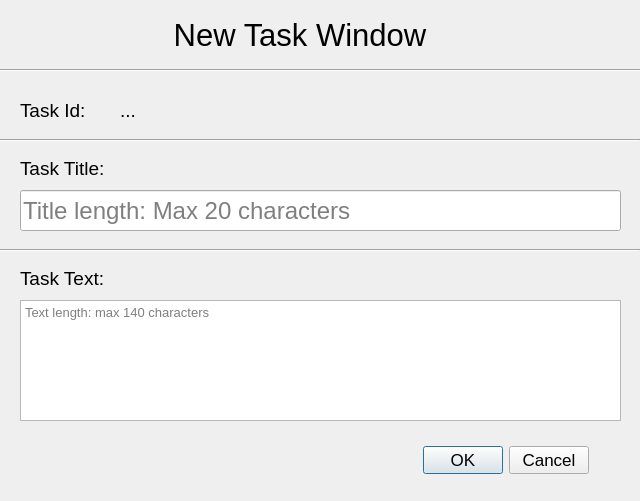
<?xml version="1.0" encoding="UTF-8"?>
<ui version="4.0">
 <class>taskWindow</class>
 <widget class="QWidget" name="taskWindow">
  <property name="geometry">
   <rect>
    <x>0</x>
    <y>0</y>
    <width>640</width>
    <height>501</height>
   </rect>
  </property>
  <property name="windowTitle">
   <string>New Task</string>
  </property>
  <property name="windowIcon">
   <iconset>
    <normaloff>../../../Desktop/Workflow Icon.png</normaloff>../../../Desktop/Workflow Icon.png</iconset>
  </property>
  <widget class="Line" name="line">
   <property name="geometry">
    <rect>
     <x>0</x>
     <y>60</y>
     <width>641</width>
     <height>20</height>
    </rect>
   </property>
   <property name="orientation">
    <enum>Qt::Horizontal</enum>
   </property>
  </widget>
  <widget class="QLabel" name="lblWindowLabel">
   <property name="geometry">
    <rect>
     <x>40</x>
     <y>9</y>
     <width>520</width>
     <height>51</height>
    </rect>
   </property>
   <property name="font">
    <font>
     <pointsize>23</pointsize>
    </font>
   </property>
   <property name="text">
    <string>New Task Window</string>
   </property>
   <property name="alignment">
    <set>Qt::AlignCenter</set>
   </property>
   <property name="textInteractionFlags">
    <set>Qt::NoTextInteraction</set>
   </property>
  </widget>
  <widget class="QLabel" name="lblIdLabel">
   <property name="geometry">
    <rect>
     <x>20</x>
     <y>100</y>
     <width>71</width>
     <height>21</height>
    </rect>
   </property>
   <property name="font">
    <font>
     <pointsize>14</pointsize>
    </font>
   </property>
   <property name="text">
    <string>Task Id:</string>
   </property>
  </widget>
  <widget class="QLabel" name="lblTitleLabel">
   <property name="geometry">
    <rect>
     <x>20</x>
     <y>160</y>
     <width>91</width>
     <height>16</height>
    </rect>
   </property>
   <property name="font">
    <font>
     <pointsize>14</pointsize>
    </font>
   </property>
   <property name="text">
    <string>Task Title:</string>
   </property>
  </widget>
  <widget class="QLabel" name="lblTextLabel">
   <property name="geometry">
    <rect>
     <x>20</x>
     <y>270</y>
     <width>91</width>
     <height>16</height>
    </rect>
   </property>
   <property name="font">
    <font>
     <pointsize>14</pointsize>
    </font>
   </property>
   <property name="text">
    <string>Task Text:</string>
   </property>
  </widget>
  <widget class="QLabel" name="lblIdViewer">
   <property name="geometry">
    <rect>
     <x>120</x>
     <y>100</y>
     <width>47</width>
     <height>20</height>
    </rect>
   </property>
   <property name="font">
    <font>
     <pointsize>14</pointsize>
    </font>
   </property>
   <property name="text">
    <string>...</string>
   </property>
  </widget>
  <widget class="QLineEdit" name="ledTaskTitle">
   <property name="geometry">
    <rect>
     <x>20</x>
     <y>190</y>
     <width>601</width>
     <height>41</height>
    </rect>
   </property>
   <property name="font">
    <font>
     <pointsize>18</pointsize>
    </font>
   </property>
   <property name="text">
    <string/>
   </property>
   <property name="maxLength">
    <number>20</number>
   </property>
   <property name="placeholderText">
    <string>Title length: Max 20 characters</string>
   </property>
  </widget>
  <widget class="QTextEdit" name="tedTaskText">
   <property name="geometry">
    <rect>
     <x>20</x>
     <y>300</y>
     <width>601</width>
     <height>121</height>
    </rect>
   </property>
   <property name="font">
    <font>
     <pointsize>10</pointsize>
    </font>
   </property>
   <property name="html">
    <string>&lt;!DOCTYPE HTML PUBLIC &quot;-//W3C//DTD HTML 4.0//EN&quot; &quot;http://www.w3.org/TR/REC-html40/strict.dtd&quot;&gt;
&lt;html&gt;&lt;head&gt;&lt;meta name=&quot;qrichtext&quot; content=&quot;1&quot; /&gt;&lt;style type=&quot;text/css&quot;&gt;
p, li { white-space: pre-wrap; }
&lt;/style&gt;&lt;/head&gt;&lt;body style=&quot; font-family:'MS Shell Dlg 2'; font-size:10pt; font-weight:400; font-style:normal;&quot;&gt;
&lt;p style=&quot;-qt-paragraph-type:empty; margin-top:0px; margin-bottom:0px; margin-left:0px; margin-right:0px; -qt-block-indent:0; text-indent:0px; font-size:8.25pt;&quot;&gt;&lt;br /&gt;&lt;/p&gt;&lt;/body&gt;&lt;/html&gt;</string>
   </property>
   <property name="placeholderText">
    <string>Text length: max 140 characters</string>
   </property>
  </widget>
  <widget class="Line" name="line_2">
   <property name="geometry">
    <rect>
     <x>0</x>
     <y>130</y>
     <width>640</width>
     <height>20</height>
    </rect>
   </property>
   <property name="orientation">
    <enum>Qt::Horizontal</enum>
   </property>
  </widget>
  <widget class="Line" name="line_3">
   <property name="geometry">
    <rect>
     <x>0</x>
     <y>240</y>
     <width>640</width>
     <height>20</height>
    </rect>
   </property>
   <property name="orientation">
    <enum>Qt::Horizontal</enum>
   </property>
  </widget>
  <widget class="QDialogButtonBox" name="bbxButtons">
   <property name="geometry">
    <rect>
     <x>400</x>
     <y>440</y>
     <width>211</width>
     <height>41</height>
    </rect>
   </property>
   <property name="sizePolicy">
    <sizepolicy hsizetype="Expanding" vsizetype="Expanding">
     <horstretch>0</horstretch>
     <verstretch>0</verstretch>
    </sizepolicy>
   </property>
   <property name="font">
    <font>
     <pointsize>13</pointsize>
    </font>
   </property>
   <property name="standardButtons">
    <set>QDialogButtonBox::Cancel|QDialogButtonBox::Ok</set>
   </property>
   <property name="centerButtons">
    <bool>true</bool>
   </property>
  </widget>
 </widget>
 <resources/>
 <connections/>
</ui>
